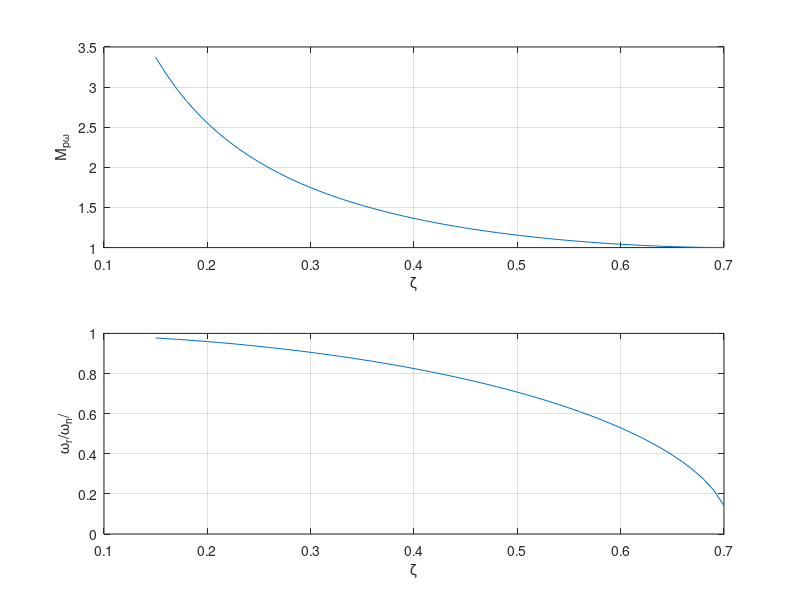

MATLAB code to generate this figure:
zeta = [0.15:0.01:0.7];
wr_over_wn = sqrt(1-2*zeta.^2);
Mp = (2*zeta.*sqrt(1-zeta.^2)).^(-1)
subplot(211),plot(zeta, Mp),grid
xlabel('\zeta'),ylabel('M_{p\omega}')
subplot(212),plot(zeta, wr_over_wn),grid
xlabel('\zeta'),ylabel('\omega_r/\omega_n/')